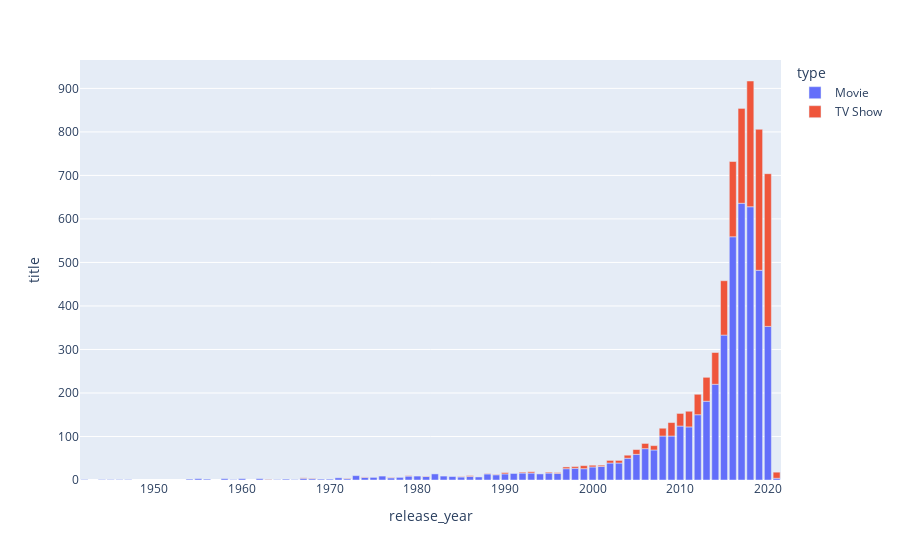

The code cell stored with this chart in its notebook:
### Code cell
fig = px.bar(cat_year, x='release_year', y='title', color="type")
fig.show()

### Figure 1 — Plotly figure (JSON) as saved in the notebook; plotly's stock layout.template omitted (floating-point values rounded to 4 significant figures)
{"data": [{"alignmentgroup": "True", "hovertemplate": "type=Movie<br>release_year=%{x}<br>title=%{y}<extra></extra>", "legendgroup": "Movie", "marker": {"color": "#636efa"}, "name": "Movie", "offsetgroup": "Movie", "orientation": "v", "showlegend": true, "textposition": "auto", "type": "bar", "x": [2017, 2018, 2016, 2019, 2020, 2015, 2014, 2013, 2012, 2010, 2011, 2008, 2009, 2006, 2007, 2005, 2004, 2002, 2003, 2001, 2000, 1998, 1999, 1997, 1992, 1995, 1993, 1996, 1991, 1994, 1988, 1990, 1982, 1989, 1973, 1976, 1979, 1980, 1983, 1986, 1984, 1981, 1987, 1985, 1974, 1975, 1978, 1977, 1971, 1967, 2021, 1958, 1955, 1972, 1960, 1968, 1962, 1954, 1956, 1965, 1970, 1969, 1947, 1959, 1946, 1945, 1963, 1964, 1966, 1944, 1942], "xaxis": "x", "y": [636, 628, 559, 482, 353, 333, 220, 181, 150, 124, 122, 101, 101, 72, 69, 59, 50, 39, 39, 31, 30, 27, 26, 26, 16, 16, 16, 15, 15, 14, 14, 14, 14, 12, 10, 9, 9, 9, 9, 8, 8, 8, 7, 7, 6, 6, 6, 5, 5, 4, 4, 3, 3, 3, 3, 3, 3, 2, 2, 2, 2, 2, 1, 1, 1, 1, 1, 1, 1, 1, 1], "yaxis": "y"}, {"alignmentgroup": "True", "hovertemplate": "type=TV Show<br>release_year=%{x}<br>title=%{y}<extra></extra>", "legendgroup": "TV Show", "marker": {"color": "#EF553B"}, "name": "TV Show", "offsetgroup": "TV Show", "orientation": "v", "showlegend": true, "textposition": "auto", "type": "bar", "x": [2020, 2019, 2018, 2017, 2016, 2015, 2014, 2013, 2012, 2011, 2009, 2010, 2008, 2021, 2006, 2005, 2007, 2004, 1999, 2003, 2002, 1998, 1997, 2000, 1990, 2001, 1993, 1986, 1992, 1995, 1996, 1963, 1972, 1967, 1968, 1981, 1988, 1989, 1974, 1985, 1977, 1979], "xaxis": "x", "y": [351, 324, 289, 218, 173, 125, 73, 55, 47, 36, 31, 29, 18, 14, 12, 11, 10, 7, 7, 6, 6, 4, 4, 4, 3, 3, 3, 2, 2, 2, 2, 1, 1, 1, 1, 1, 1, 1, 1, 1, 1, 1], "yaxis": "y"}], "layout": {"barmode": "relative", "legend": {"title": {"text": "type"}, "tracegroupgap": 0}, "margin": {"t": 60}, "xaxis": {"anchor": "y", "domain": [0, 1], "title": {"text": "release_year"}}, "yaxis": {"anchor": "x", "domain": [0, 1], "title": {"text": "title"}}}}
